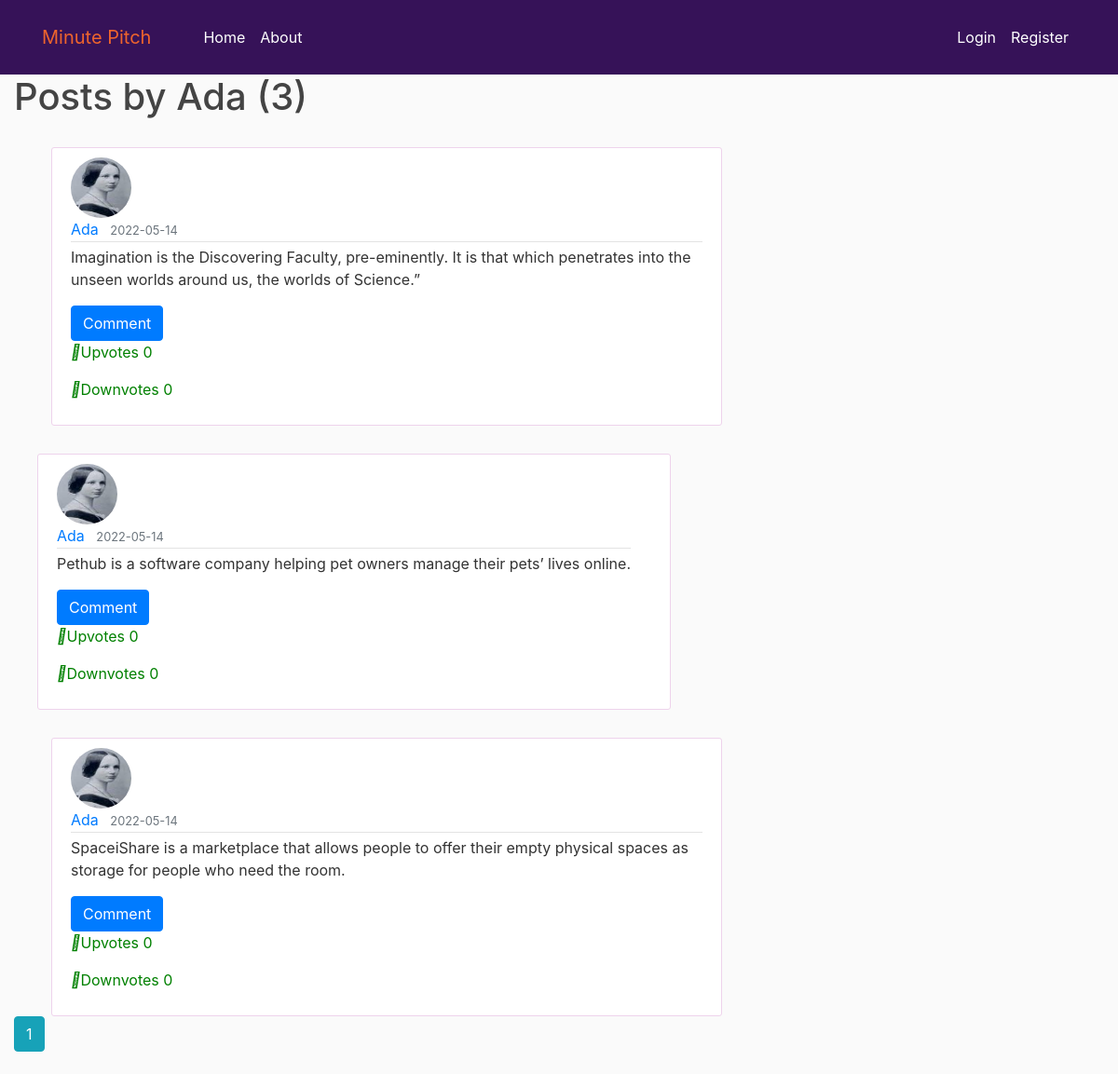
Page /user/Ada on the committed database.
### app/models.py (models this page shows, shortened)
class User(db.Model, UserMixin):
    id = db.Column(db.Integer, primary_key=True)
    username = db.Column(db.String(20), unique=True, nullable=False)
    email = db.Column(db.String(120), unique=True, nullable=False)
    image_file = db.Column(db.String(20), nullable=False, default='default.jpg')
    password = db.Column(db.String(60), nullable=False)
    bio = db.Column(db.Text, nullable=False, default='Hey, lets pitch')
    posts = db.relationship('Post', backref='author', lazy=True)

class Post(db.Model):
    id = db.Column(db.Integer, primary_key=True)
    title = db.Column(db.String(100), nullable=False)
    date = db.Column(db.DateTime, nullable=False, default=datetime.utcnow)
    content = db.Column(db.Text, nullable=False)
    user_id = db.Column(db.Integer, db.ForeignKey('user.id'), nullable=False)

### app/routes.py (the view)
@app.route("/user/<string:username>")
def user_posts(username):
    page = request.args.get('page', 1, type=int)
    user = User.query.filter_by(username=username).first_or_404()
    posts = Post.query.filter_by(author=user)\
        .order_by(Post.date.desc())\
        .paginate(page=page, per_page=5)
    return render_template('user_posts.html', posts=posts, user=user)

### app/templates/user_posts.html
{% extends "account.html" %}
{% block content %}
    <h1 class="mb-3">Posts by {{ user.username }} ({{ posts.total }})</h1>
    {% for post in posts.items %}
        <article class="media content-section">
        <img class="rounded-circle article-img" src="{{ url_for('static', filename='photos/' + post.author.image_file) }}">
        <div class="media-body">
            <div class="article-metadata">
            <a class="mr-2" href="{{ url_for('user_posts', username=post.author.username) }}">{{ post.author.username }}</a>
            <small class="text-muted">{{ post.date.strftime('%Y-%m-%d') }}</small>
            </div>
            <p class="article-content">{{ post.content }}</p>
        </div>
        <div>
            <a class="btn btn-primary" href="{{ url_for('comment') }}">Comment</a>
        </div>
        <div class="thumb " style="color:green">
            <p><i class="fa-solid fa-thumbs-up"></i>Upvotes 0</p>
            <p><i class="fa-solid fa-thumbs-down"></i>Downvotes 0</p>
        </div>
    </div>
        </article>
    {% endfor %}
    {% for page_num in posts.iter_pages(left_edge=1, right_edge=1, left_current=1, right_current=2) %}
    {% if page_num %}
        {% if posts.page == page_num %}
        <a class="btn btn-info mb-4" href="{{ url_for('user_posts', username=user.username, page=page_num) }}">{{ page_num }}</a>
        {% else %}
        <a class="btn btn-outline-info mb-4" href="{{ url_for('user_posts', username=user.username, page=page_num) }}">{{ page_num }}</a>
        {% endif %}
    {% else %}
        ...
    {% endif %}
    {% endfor %}
{% endblock content %}

### app/static/main.css (style rules this page uses)
body { background: #fafafa; color: #333333; margin-top: 5rem; width: 70vw; }
h1, h2, h3, h4, h5, h6 { color: #444444; }
.content-section { background: #ffffff; padding: 10px 20px; border: 1px solid rgb(238, 211, 236); border-radius: 3px; margin-left: 180px; margin-top: 30px; width: 60vw; display: flex; }
.media { display: flex; flex-direction: column; margin-left: 40px; margin-right: 120px; margin-top:30px; }
.article-content { white-space: pre-line; }
.article-img { height: 65px; width: 65px; margin-right: 16px; }
.article-metadata { padding-bottom: 1px; margin-bottom: 4px; border-bottom: 1px solid #e3e3e3 }

### rows in the picture
User: username "Ada"
Post: image_file (picture), author.username "Ada", date "2022-05-14", content "Imagination is the Discovering Faculty, pre-eminently. It is that which penetrates into the unseen worlds around us, the worlds of Science.”"
Post: image_file (picture), author.username "Ada", date "2022-05-14", content "Pethub is a software company helping pet owners manage their pets’ lives online."
Post: image_file (picture), author.username "Ada", date "2022-05-14", content "SpaceiShare is a marketplace that allows people to offer their empty physical spaces as storage for people who need the room."

### other values in the picture
{{ posts.total }} "3"
{{ page_num }} "1"
